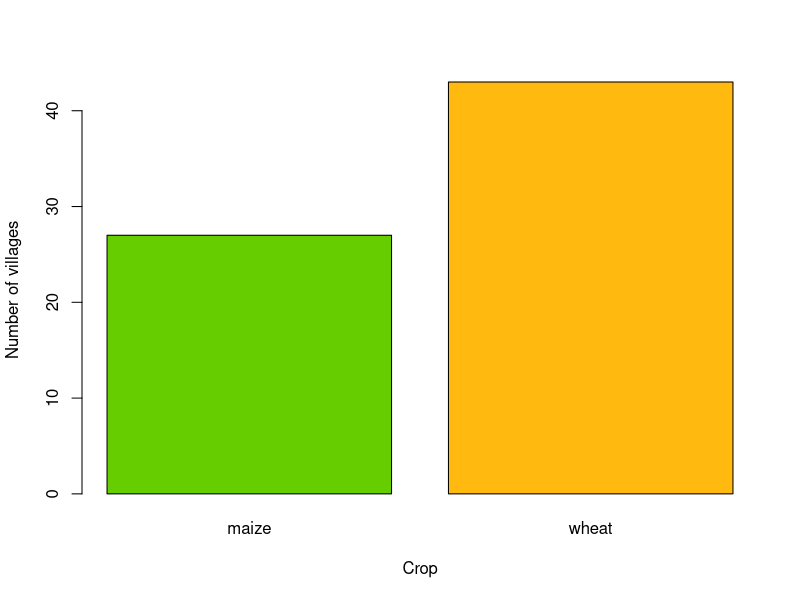
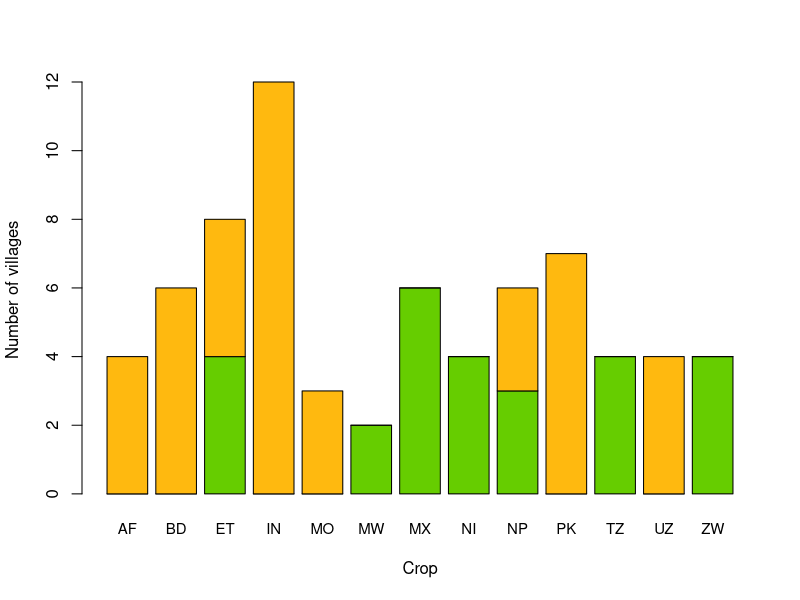
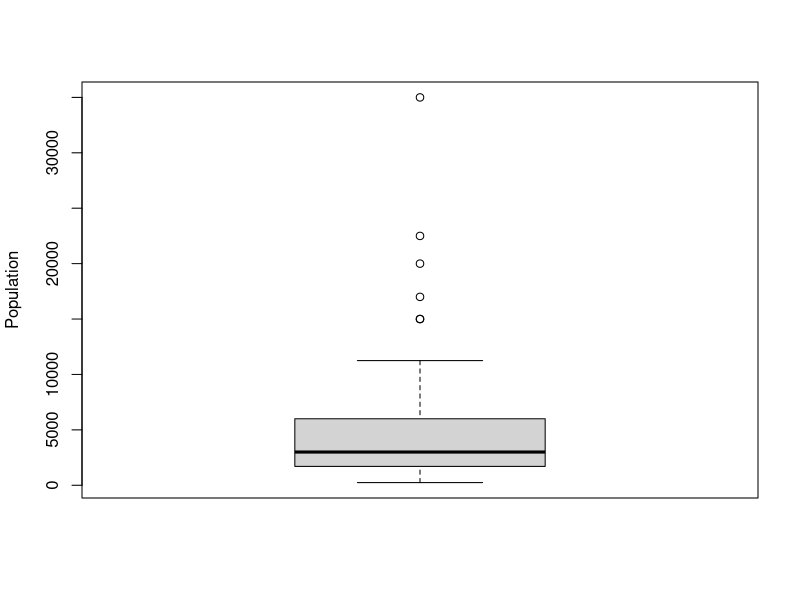
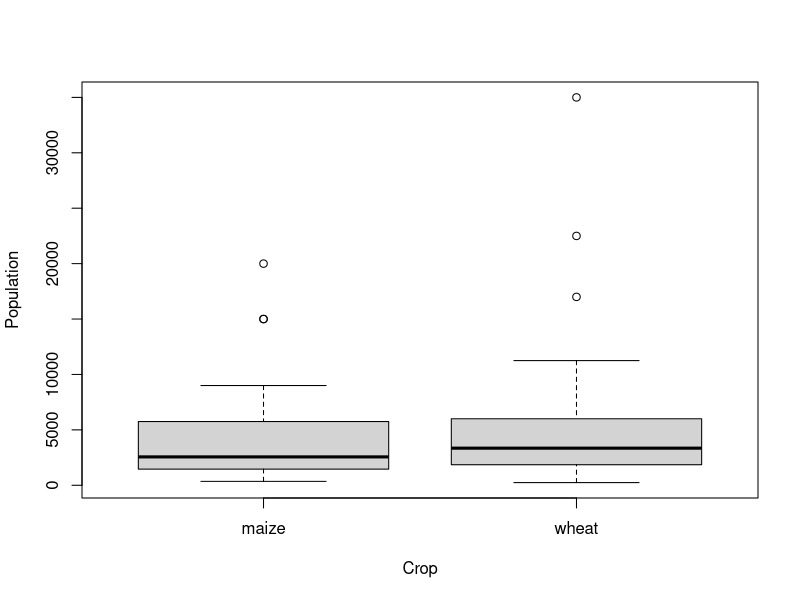
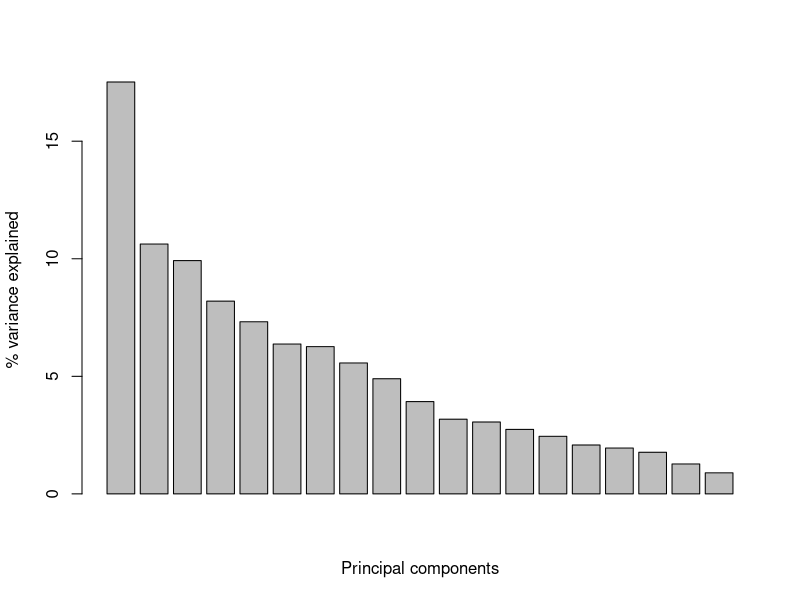
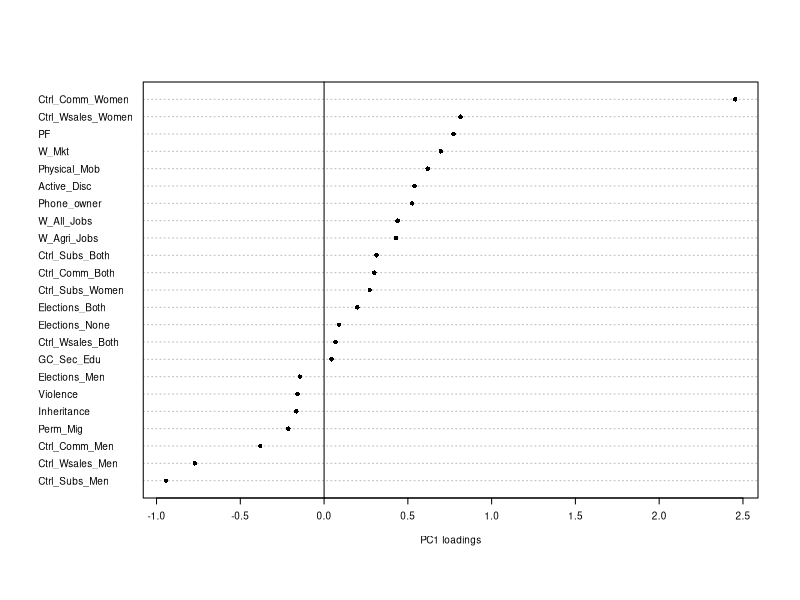
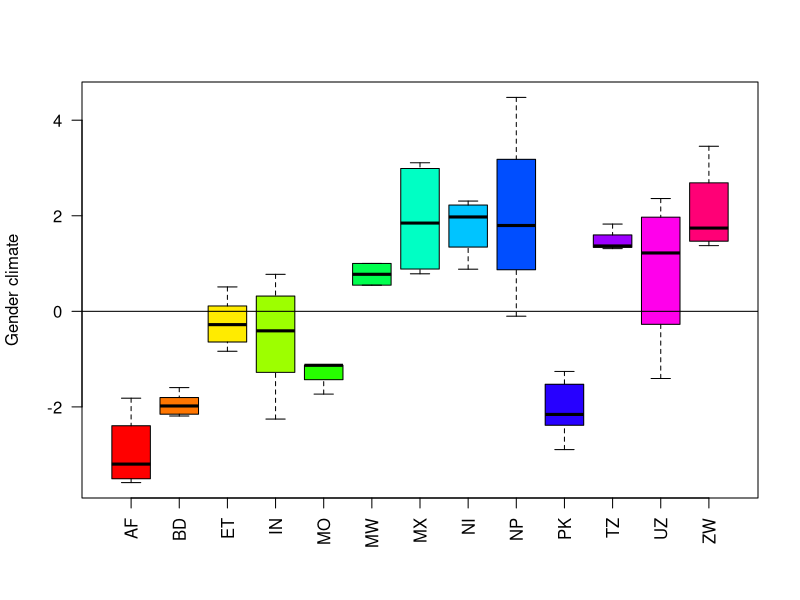
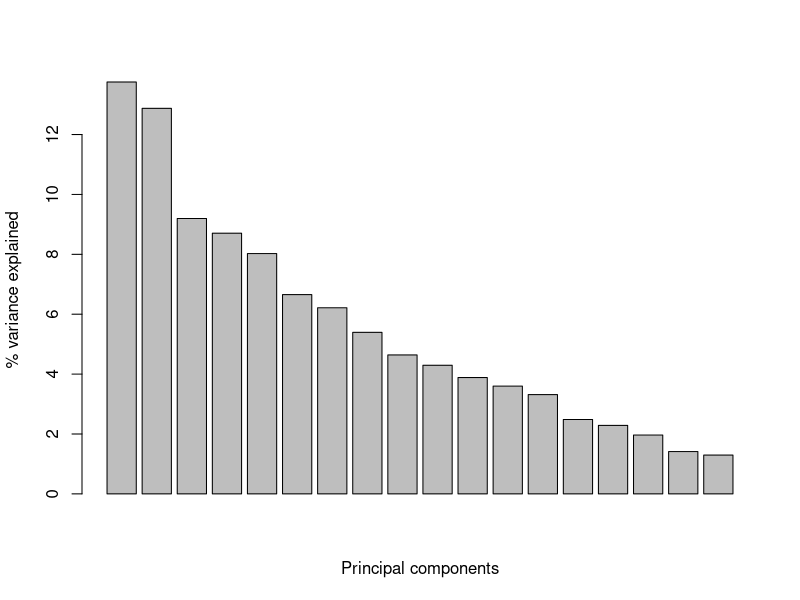

Generate these figures, in order, with R:
## ---- chunk 1
knitr::opts_chunk$set(echo = TRUE)
## ---- chunk 2
library(ade4)
library(vegan)
## ---- chunk 3
tab <- read.csv("GennovateWheatMaize.csv", 
                row.names = 1, stringsAsFactors = TRUE)
dim(tab)
names(tab)
## ---- chunk 4
table(tab$Country)
table(tab$crop)
## ---- chunk 5
#Set the color per crop
colCrop <- c("chartreuse3", "darkgoldenrod1")
barplot(table(tab$crop), col=colCrop,
        xlab="Crop", ylab="Number of villages")
## ---- chunk 6
#Compute the contingency table
table(tab$crop, tab$Country)

#Visualize the contingency table
barplot(table(tab$crop, tab$Country), col=colCrop,
        xlab="Crop", ylab="Number of villages",
        cex.names = 0.9)
## ---- chunk 7
summary(tab$Pop)
## ---- chunk 8
boxplot(tab$Pop, ylab="Population")
## ---- chunk 9
tapply(tab$Pop,tab$crop, summary)
boxplot(tab$Pop~tab$crop, ylab="Population", xlab="Crop")
## ---- chunk 10
gendervar <- c("W_Mkt", "W_Agri_Jobs", "W_All_Jobs", 
           "Ctrl_Wsales", "Perm_Mig", "Phone_owner", 
           "GC_Sec_Edu", "Elections", "Active_Disc", 
           "Violence", "Physical_Mob", "PF", 
           "Ctrl_Comm", "Ctrl_Subs", "Inheritance")
#Subset variables for gender climate
gc <- tab[,gendervar]
dim(gc)
## ---- chunk 11
#multivariate analysis
mvar.gc <- dudi.hillsmith(gc, scannf = FALSE, nf=3)
## ---- chunk 12
barplot(mvar.gc$eig/sum(mvar.gc$eig)*100,
        ylab="% variance explained",
        xlab="Principal components")
## ---- chunk 13
mvar.gc$co[,1] <- -mvar.gc$co[,1]
mvar.gc$li[,1] <- -mvar.gc$li[,1]
newlabgc <- c()
for (i in gendervar){
  if(is.factor(gc[,i])){
    newlabgc <- c(newlabgc, paste(i, levels(gc[,i]), sep="_"))
  } else {
    newlabgc <- c(newlabgc, i)
  }
}
row.names(mvar.gc$co) <- newlabgc
## ---- chunk 14
dotchart(sort(mvar.gc$co[,1]), pch=16, cex = 0.6,
         labels = row.names(mvar.gc$co)[order(mvar.gc$co[,1])],
         xlab="PC1 loadings")
abline(v=0)
## ---- chunk 15
#Define color per country-crop
colCC <- rainbow(nlevels(tab$Country))
boxplot(mvar.gc$li[,1]~tab$Country, 
        ylab="Gender climate", xlab="",
        col=colCC, las=2)
abline(h=0)
## ---- chunk 16
csvar <- c("Irrigation", "Pop", "Pop_Growth", 
            "HHMkt", "Mkt", "U_Land", 
           "Town", "Preschool", "U_Secondary", 
           "Secondary", "Clinic", "Training", 
           "Bus", "Electricity", "Internet", 
           "Land", "Farmer_Org")
#Subset variables for complementary scores
cs <- tab[,csvar]
dim(cs)
## ---- chunk 17
#multivariate analysis
mvar.cs <- dudi.hillsmith(cs, scannf = FALSE, nf=3)
## ---- chunk 18
barplot(mvar.cs$eig/sum(mvar.cs$eig)*100,
        ylab="% variance explained",
        xlab="Principal components")
## ---- chunk 19
mvar.cs$co[,1] <- -mvar.cs$co[,1]
mvar.cs$li[,1] <- -mvar.cs$li[,1]
## ---- chunk 20
dotchart(sort(mvar.cs$co[,1]), pch=16, xlab="PC1 loadings",
         labels = row.names(mvar.cs$co)[order(mvar.cs$co[,1])],
         cex = 0.5)
abline(v=0)
## ---- chunk 21
boxplot(mvar.cs$li[,1]~tab$Country, 
        ylab="Opportunity", xlab="",
        col=colCC, las=2)
abline(h=0)
## ---- chunk 22
dotchart(sort(mvar.cs$co[,2]), pch=16, 
         xlab="PC2 loadings", cex = 0.5, 
         labels = row.names(mvar.cs$co)[order(mvar.cs$co[,2])])
abline(v=0)
## ---- chunk 23
boxplot(mvar.cs$li[,2]~tab$Country, 
        ylab="Connectivity", xlab="",
        col=colCC, las=2)
abline(h=0)
## ---- chunk 24
comp <- data.frame(
  "Gender climate"=mvar.gc$li[,1],
  "Opportunity"=mvar.cs$li[,1],
  "Connectivity"=mvar.cs$li[,2],
  "Country"=tab$Country
)
## ---- chunk 25
plot(comp$Gender.climate, comp$Opportunity, 
     xlab="Gender climate", ylab="Opportunity")
cor.test(comp$Gender.climate, comp$Opportunity)
## ---- chunk 26
par(oma=c(1,1,0,1))
s.class(comp, fac = comp$Country,
        col = colCC, xax=1, yax=2, grid=FALSE)
mtext("Gender", side = 1, line = 0, outer = TRUE)
mtext("Opportunity", side = 2, line = 0, outer = TRUE)
## ---- chunk 27
cor.test(comp$Gender.climate, comp$Opportunity)

par(oma=c(1,1,0,1))
s.class(comp, fac = comp$Country,
        col = colCC, xax=1, yax=3, grid=FALSE)
mtext("Gender", side = 1, line = 0, outer = TRUE)
mtext("Connectivity", side = 2, line = 0, outer = TRUE)

## ---- chunk 28
var <- varpart(comp$Gender.climate, ~Opportunity, ~Connectivity, 
               ~Country, data=comp)
## ---- chunk 29
par(cex=0.6)
plot(var, Xnames=c("Opportunity", "Connectivity", "Country"),
     bg=rainbow(4))
